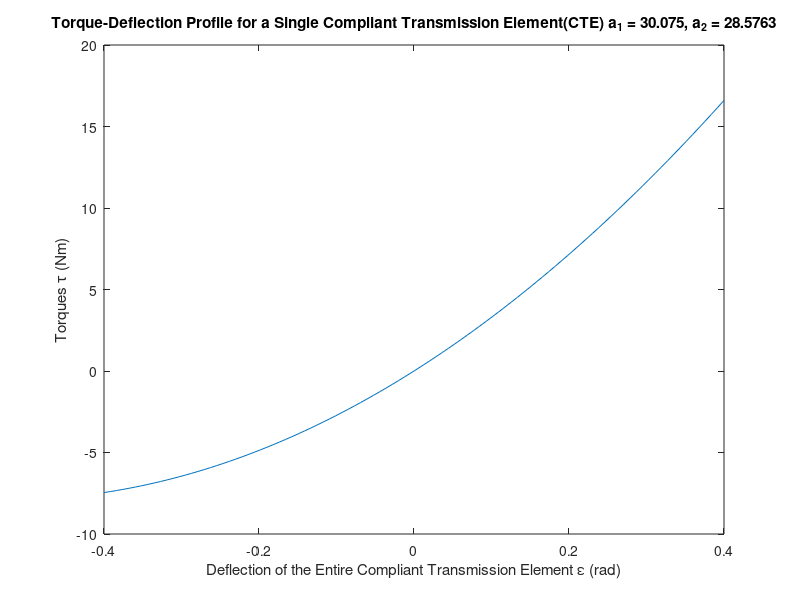

MATLAB code for this plot: (Note: this script raises an error after producing the figure.)
%   Name: C4LMParasDetermination
%   Description: Matlab Code for determining the parameters of the
%   compliant four-bar linkage mechanism. Use lsqnonlin (non-linear least
%   square algorithm) to fit the paratemeters of C4LM to meet the required
%   torque profile
%   Author: Jiayi Wang
%   Date: 27/04/2017

%% Clean workspace
%clc;
clear;

%% Determine parameters of torque profiles (a1, a1), given desired sfiffness

%Define disired stiffness range(N*m/rad), format: [lower_bound upper_bound]
StiffnessRange = [0.3 120];
disp(['Stiffness Range: ',num2str(StiffnessRange(1)),' to ',num2str(StiffnessRange(2)),' Nm/rad']);
disp(' ');

%Define maximum positive and negative deflection angle of the C4LM
%format:[lower_bound upper_bound]
%   Deflection Angle (epsilon): the angle between the C4LM and shaft (The relative 
%   displacement between the C4LM and the shaft, not the one between the link 
%   and desired position of the joint)
DeflectionAngle = [-pi/6 pi/6];
disp(['Maximum C4LM Deflection Angle Range: ',num2str(DeflectionAngle(1)),' to ',num2str(DeflectionAngle(2)),' rad']);
disp(' ');

%Map the stiffness range to the deflection angle range
%   Minimum and Maximum stiffness achieved at both two C4LM components reach maximum
%   negative and postive deflection, respectively
epsilonMin = DeflectionAngle(1);
epsilonMax = DeflectionAngle(2);
StiffnessMin = StiffnessRange(1);
StiffnessMax = StiffnessRange(2);

a2 = 1/4*(StiffnessMax-StiffnessMin)/(epsilonMax-epsilonMin);
a1 = 1/2*StiffnessMax-2*a2*epsilonMax;

disp(['a2 = ',num2str(a2),' Nm/rad^2']);
disp(['a1 = ',num2str(a1),' Nm/rad']);
disp(' ');


%% Generate and plot torque profile determined by a2 and a1
epsilonMin = -0.1273*pi;
epsilonMax = 0.1273*pi;
epsilons = linspace(epsilonMin,epsilonMax,100);
%epsilons = epsilonMin:1e-4:epsilonMax;
TorquesProfile = a2*epsilons.^2+a1*epsilons; %TorqueProfile of a single compiant transmission element

plot(epsilons,TorquesProfile)
title(['Torque-Deflection Profile for a Single Compliant Transmission Element(CTE) a_{1} = ', num2str(a1), ', a_{2} = ',num2str(a2)])
xlabel('Deflection of the Entire Compliant Transmission Element {\epsilon} (rad)')
ylabel('Torques {\tau} (Nm)')

%% fit parameters of C4LM
n = 3; %define numbers of C4LM in a single compliant transimission element
disp(['Number of C4LM in a Single CTE(Compliant Transmission Element): ',num2str(n)])

refTorque = TorquesProfile/n; %y: desired torque profile for a single four-bar linkage mechanism

%Parameters need to be fitted: alpha0,r1,r2,r3,r4,k2,k3,k4
%initial guess of variables to be optimized
alpha0 = 0.3; r1 = 15.0; r2 = 15.0; r3 = 15.0; r4 = 15.0; k2 = 3.0; k3 = 3.0; k4 = 3.0;
%alpha0 = 0.4; r1 = 0.02; r2 = 0.02; r3 = 0.01; r4 = 0.02; k2 = 1.5; k3 = 3.0; k4 = 4.0;
%alpha0 = pi/n; r1 = 30/1000; r2 = 15/1000; r3 = 10/1000; r4 = 12/1000; k2 = 1.0; k3 = 1.0; k4 = 1.0;
x0 = [alpha0, r1, r2, r3, r4, k2, k3, k4]; %put into vector form

lb = [0.2,3,3,3,3,0.9,0.9,0.9];
ub = [0.3,15,15,15,15,5,5,5];
%ub = [2*pi/n,46/2/1000,(46-18)/2/1000,(46-18)/2/1000,(46-18)/2/1000,10,10,10];

fun = @(x)C4LMTorque(x,epsilons,refTorque);
options = optimoptions('lsqnonlin','MaxFunctionEvaluations',length(x0)*200);
[x,resnorm] = lsqnonlin(fun,x0,lb,ub,options)

%% Draw CTE (Compliant Transimission Ele1ment) Torque-Deflection Curves
FinalTorque = n*CTETorque(x,epsilons);
plot(epsilons,FinalTorque)
hold on
plot(epsilons,TorquesProfile)
legend('Fitted torque','Desired torque')
title('Desired Torque Profile and Fitted Torque Profile')
xlabel('Deflection of the Entire Compliant Transmission Element {\epsilon} (rad)')
ylabel('Torques {\tau} (Nm)')
hold off
